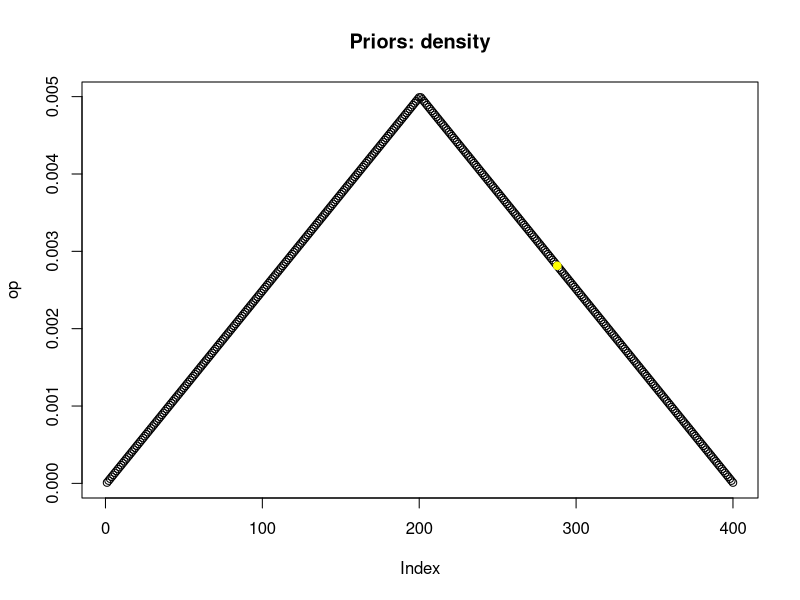
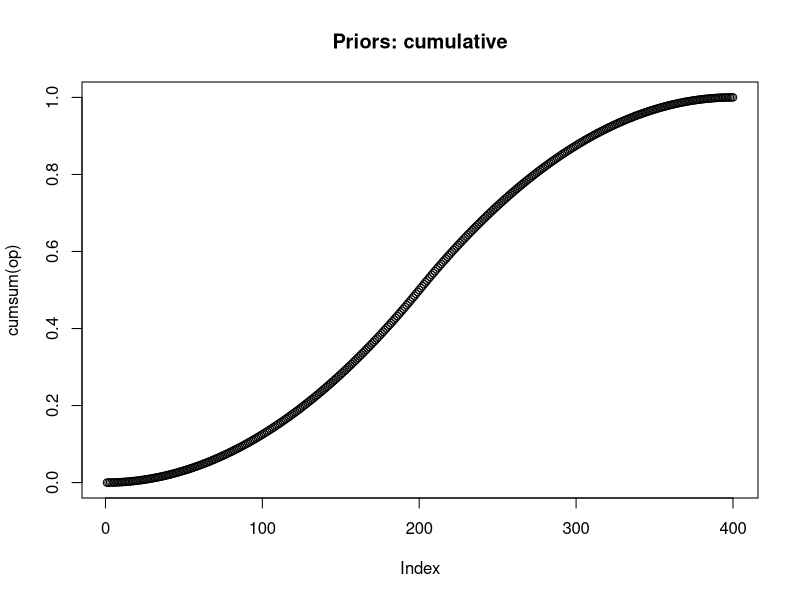
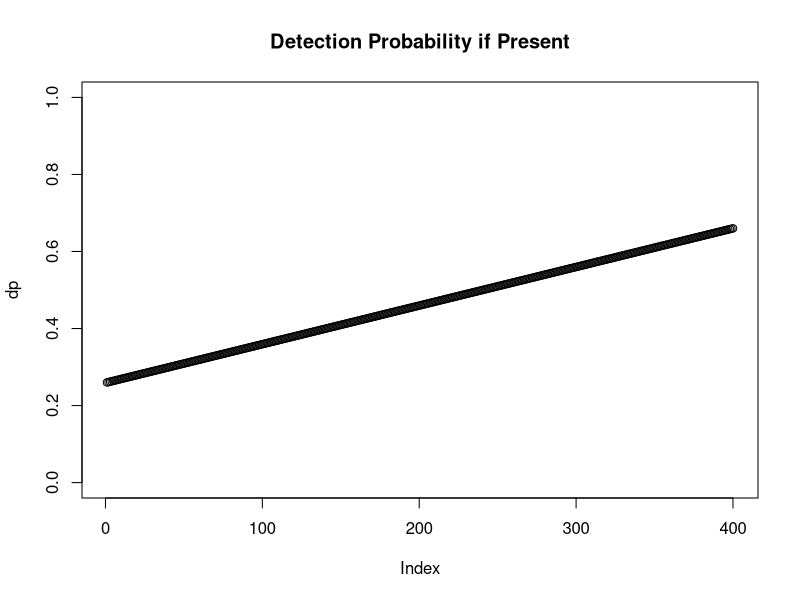
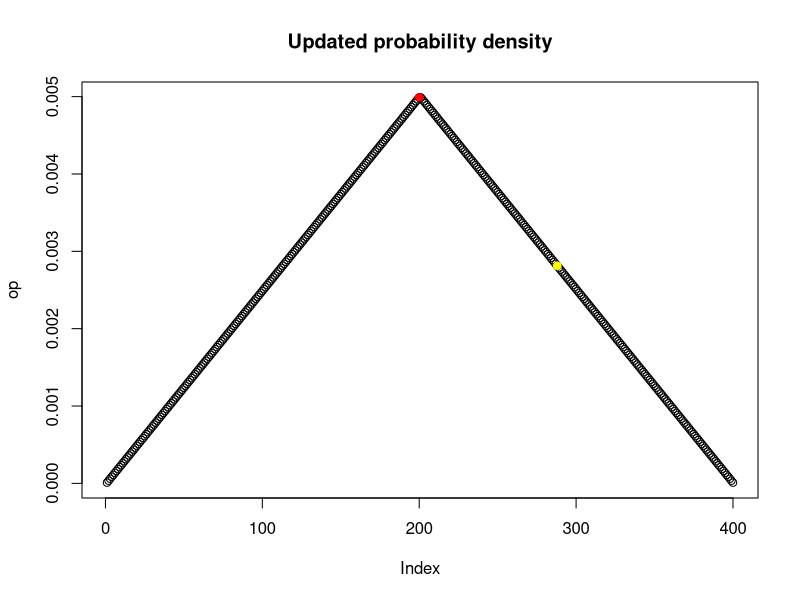
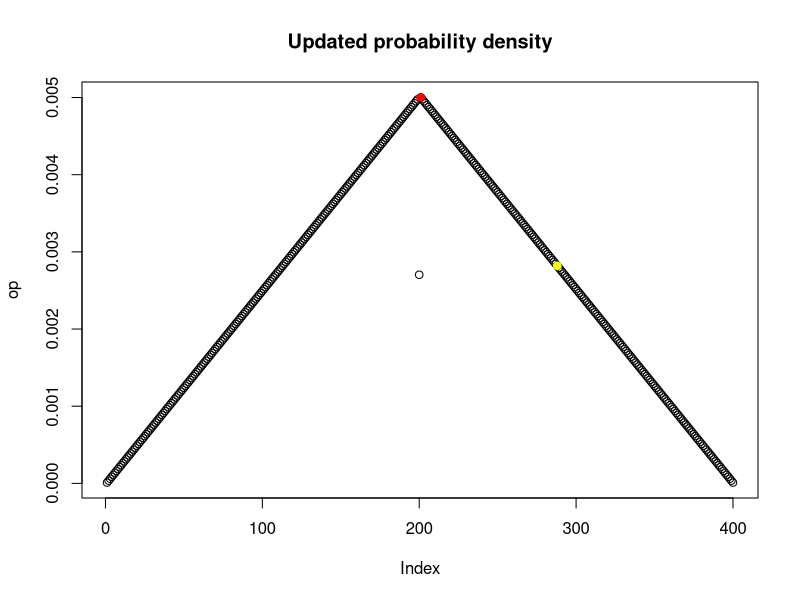
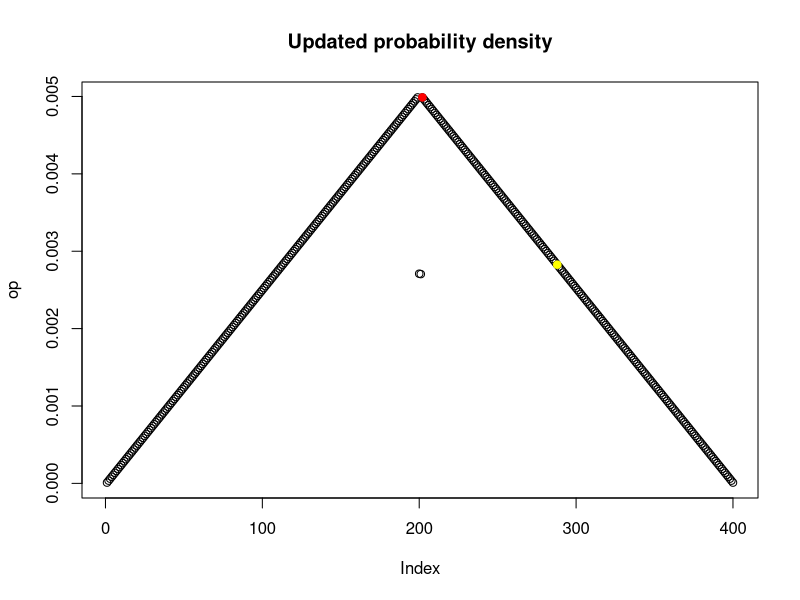
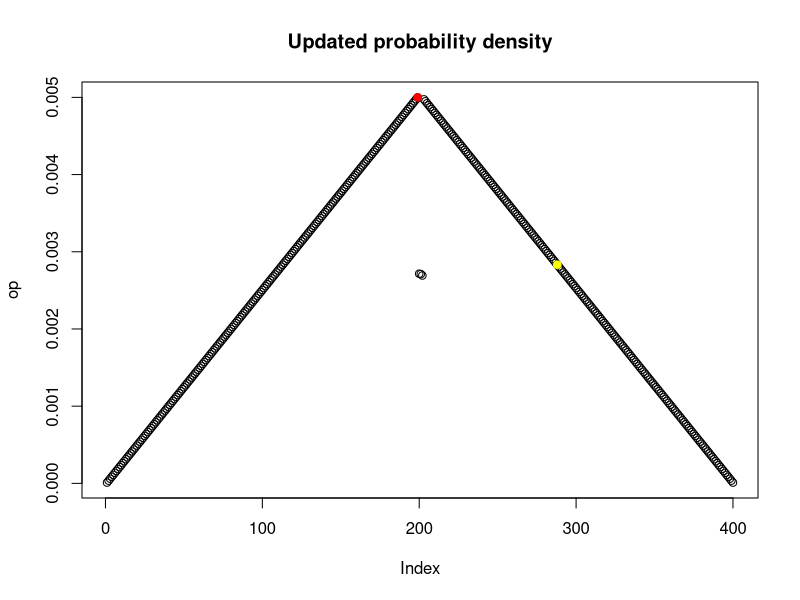
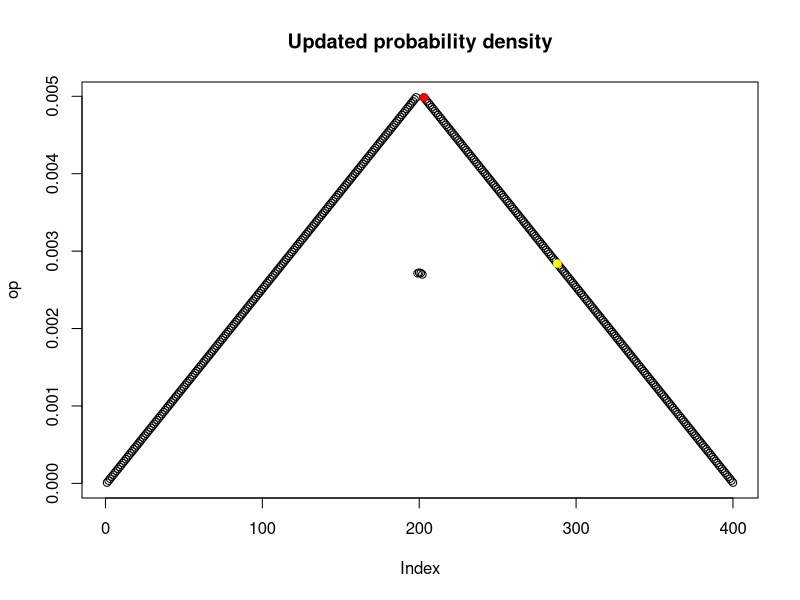

The R source for these figures, in order:
## Search for the USS Scorpion in a 400-cell region

## Establish tent-shaped prior probability distribution over 400 cells
x  <- seq(0.001,0.999,length.out=400)
op  <- ((x<=0.5)*4*x + (x>0.5)*(4-4*x)) / sum(((x<=0.5)*4*x + (x>0.5)*(4-4*x)))

## Secretly place the USS Scorpion 
Y  <- rep(0,400)
## According to the priors
Y[min(which(runif(1) < cumsum(op)))]  <- 1
## Or alternatives
## Y[1]  <- 1
## Y[int(400*runif(1)+1)]  <- 1

plot(op,main="Priors: density")
points(which(Y==1),op[which(Y==1)], col="yellow", bg="yellow", pch=21)
dev.new()
plot(cumsum(op),main="Priors: cumulative")
dev.new()


## Undetected at the start
Z  <- rep(0,400)

## Constant probability of detection on a search in a positive cell
dpa  <- 0.46
## dp  <- rep(dpa,400)
## Variable probability of detection on a search in a positive cell
## Try playing with dp to make some searches "more costly" (lower
## probability of detection in a positive cell) than others
## with average probability as above
dp  <- seq(dpa-0.20,dpa+0.20,length.out=400)
plot(dp,ylim=c(0,1), main="Detection Probability if Present")
dev.new()

## Track the history of occurrence probability for every cell
progress  <- op
## Track the number of searches of each cell
cellsearches  <- Z
## Track the total number of cells searched
search = 0 


## Search the most probable cell
## Stop if detected, otherwise update probabilities and continue
while(max(Z)==0) {
    search = search + 1                                           ## Update search count
    (curcell  <- min(which(op==max(op))))                         ## Most probable cell (lower numbered cell if tied)
    plot(op,main="Updated probability density")                   ## Show current state of occurrence probabilities
    points(curcell,op[curcell],col="red", bg="red", pch=21)       ## Highlight current cell
    points(which(Y==1),op[which(Y==1)], col="yellow", bg="yellow", pch=21)
    cellsearches[curcell] = cellsearches[curcell] + 1             ## Update count of cell searches
    Z[curcell]  <- ifelse(Y[curcell]*(runif(1)<dp[curcell]),1,0)  ## Do we find the Scorpion in the current cell?
                                                                  ## If Scorpion not found, update probabilities
    if(max(Z)==0){
        op1  <- (1 - dp[curcell]) * op[curcell] /  (1 - dp[curcell] * op[curcell])
        op  <- op / (1 - dp[curcell] * op[curcell])
        op[curcell]  <- op1
        progress = rbind(progress,op)                             ## Update history of occurrence probabilities
    }
}

dev.new()
plot(op,main="Updated probability density")                       ## Show current state of occurrence probabilities
points(curcell,op[curcell],col="red", bg="red", pch=21)           ## Highlight current cell

print("Gotcha!")
curcell
search
cellsearches[curcell]
## cellsearches
dev.new()
plot(progress[,curcell], main="History of probabilities for the actual location", ylab="Probability")
dev.new()
plot(cellsearches, main="Number of searches for each cell")
points(curcell,cellsearches[curcell],col="red", bg="red", pch=21) ## Highlight current cell
